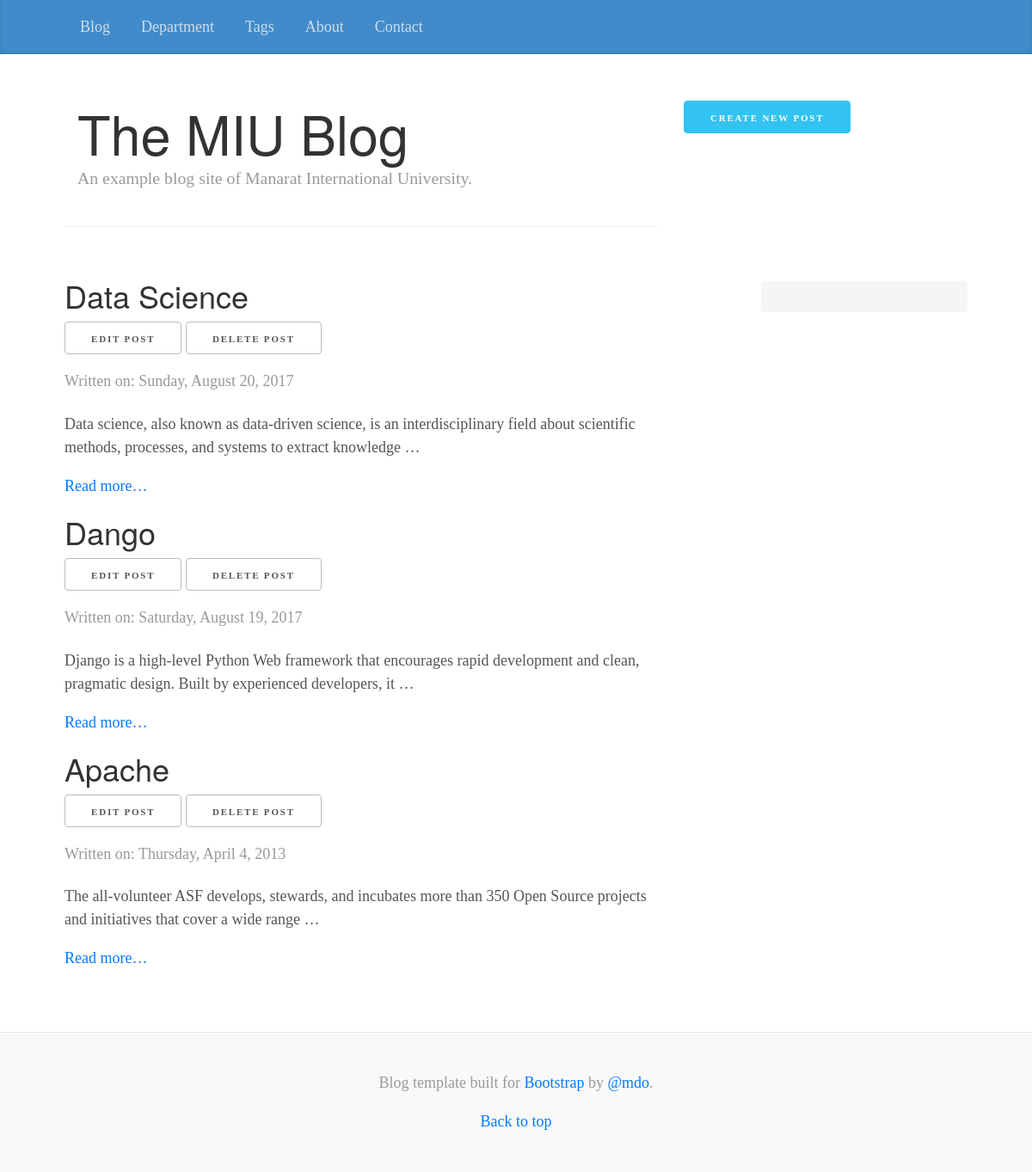
/blog/, run on an earlier commit of the app's database.
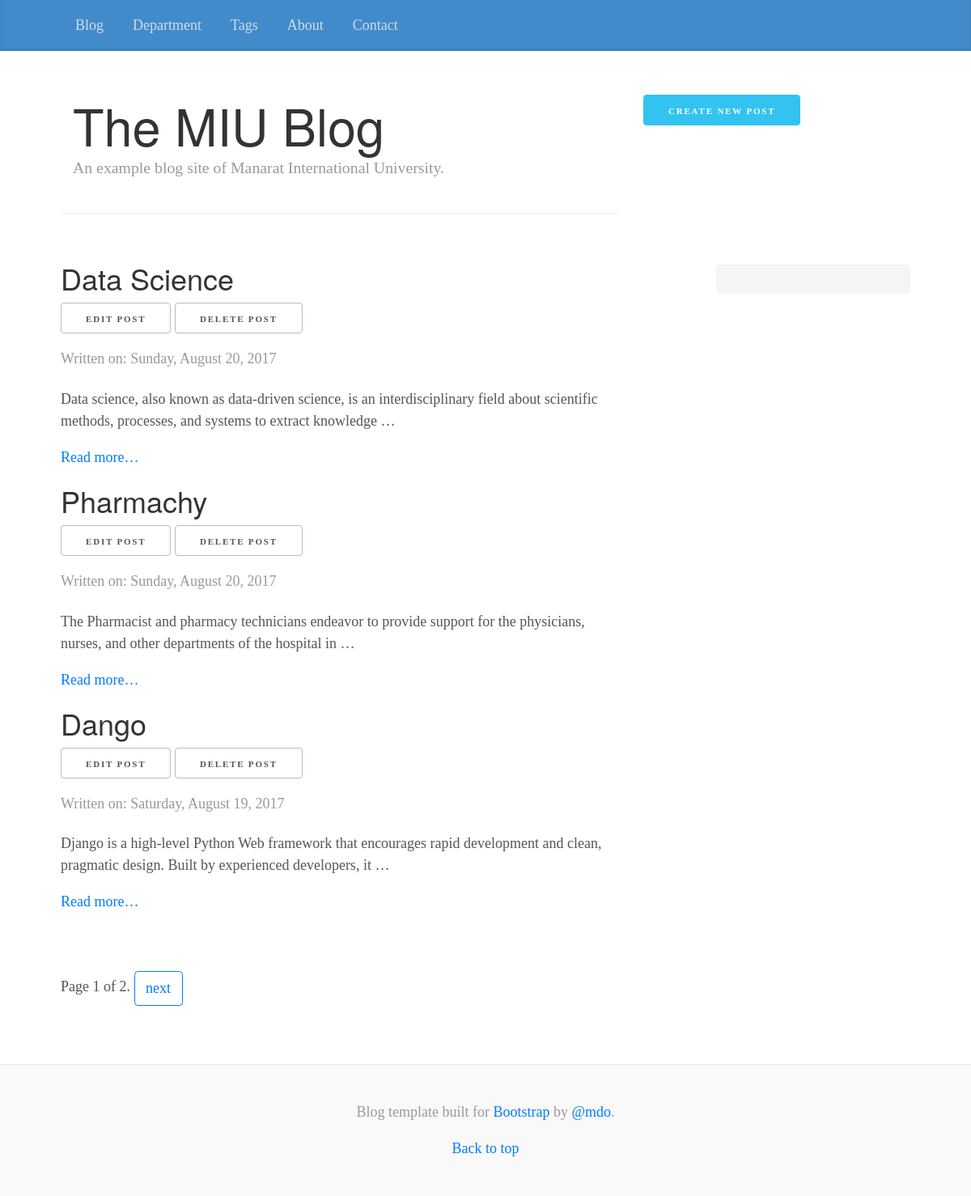
And on a later commit of the database.
### blog/models.py (models this page shows, shortened)
class Post(models.Model):
    title = models.CharField(max_length=63)
    slug = models.SlugField(max_length=63,
                            help_text='A label for url config',
                            unique_for_month='pub_date')
    text = models.TextField()
    pub_date = models.DateField('date published',
                                auto_now_add=True)
    tags = models.ManyToManyField(Tag,
                                blank=True,
                                 related_name='blog_posts')
    departments = models.ManyToManyField(Department,
                                         blank=True,
                                         related_name='blog_posts')
    class Meta:
        verbose_name = 'blog post'
        ordering = ['-pub_date','title']
        get_latest_by = 'pub_date'
    def get_absolute_url(self):
        return reverse('blog_post_detail', kwargs={'slug': self.slug})
    def get_update_url(self):
        return reverse('blog_post_update', kwargs={'slug':self.slug})
    def get_delete_url(self):
        return reverse('blog_post_delete',kwargs={'slug':self.slug})

### blog/views.py (the view)
class PostList(ArchiveIndexView):
    paginate_by = 3
    allow_empty = True
    date_field = 'pub_date'
    model = Post
    context_object_name = 'post_list'
    template_name = 'blog/post_list.html'

### blog/templates/blog/post_list.html (shortened to what this page needs)
{% extends parent_template|default:"blog/base_blog.html" %}
  {% block blog_title %}
        <h1 class="blog-title">The MIU Blog</h1>
        <p class="lead blog-description">An example blog site of Manarat International University.</p>
  {% endblock %}
  {% block content%}
  {% for post in post_list %}
    <a href="{{ post.get_absolute_url }}">
        <h2>{{post.title|title}}</h2></a>
         <ul class="inline">
              <a href="{{post.get_update_url}}" class="button">Edit Post</a></li>
              <a href="{{post.get_delete_url}}" class="button">Delete Post</a></li>
          </ul>
     <p class="blog-post-meta">Written on:
        <time datetime="{{ post.pub_date|date:"Y-m-d" }}">
        {{ post.pub_date|date:"l, F j, Y" }}
        </time>
    </p>
    <p>{{ post.text|truncatewords:20 }}</p>
    <p class="read-more">
        <a href="{{ post.get_absolute_url }}">Read more&hellip;</a>
    </p>
{% empty %}
      <p><em>No Blog Posts Available</em></p>
{% endfor %}
{% endblock %}
{% block button %}
    <a href="{% url 'blog_post_create' %}" class="button button-primary">Create New Post</a>
{% endblock %}

What changed in the data, as far as the page shows it:
no longer on this page (row unchanged): Post: title "Apache", pub_date "Thursday, April 4, 2013", text "The all-volunteer ASF develops, stewards, and incubates more than 350 Open Source projects and initiatives that cover a wide range …"
added Post: title "Pharmachy", pub_date "Sunday, August 20, 2017", text "The Pharmacist and pharmacy technicians endeavor to provide support for the physicians, nurses, and other departments of the hospital in …"
Also different on the page:
{{ page_obj.number }}: (not shown) → "1"
{{ page_obj.paginator.num_pages }}: (not shown) → "2"
text now shown: "Page of . next"
